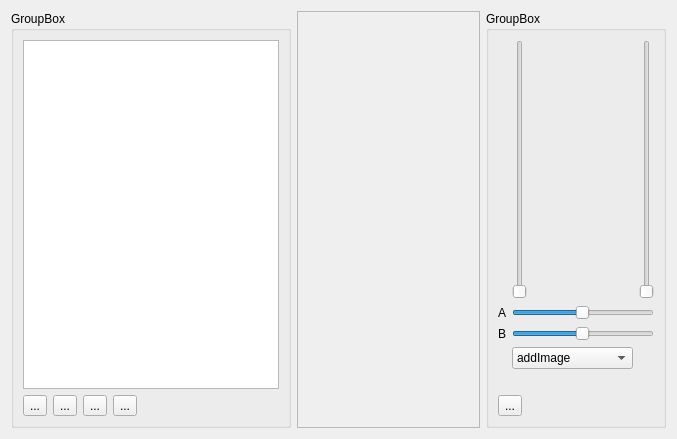
<?xml version="1.0" encoding="UTF-8"?>
<ui version="4.0">
 <class>DealView</class>
 <widget class="QWidget" name="DealView">
  <property name="geometry">
   <rect>
    <x>0</x>
    <y>0</y>
    <width>677</width>
    <height>439</height>
   </rect>
  </property>
  <property name="windowTitle">
   <string>Form</string>
  </property>
  <layout class="QGridLayout" name="gridLayout_3">
   <item row="0" column="0">
    <widget class="QGroupBox" name="groupBox_2">
     <property name="title">
      <string>GroupBox</string>
     </property>
     <layout class="QGridLayout" name="gridLayout">
      <item row="0" column="0" colspan="6">
       <widget class="QListWidget" name="listWidget">
        <property name="minimumSize">
         <size>
          <width>150</width>
          <height>0</height>
         </size>
        </property>
       </widget>
      </item>
      <item row="1" column="2">
       <widget class="QToolButton" name="btnReset">
        <property name="text">
         <string>...</string>
        </property>
        <property name="icon">
         <iconset>
          <normaloff>:/icon/reset.png</normaloff>:/icon/reset.png</iconset>
        </property>
       </widget>
      </item>
      <item row="1" column="1">
       <widget class="QToolButton" name="btnDel">
        <property name="text">
         <string>...</string>
        </property>
        <property name="icon">
         <iconset>
          <normaloff>:/icon/file_del.png</normaloff>:/icon/file_del.png</iconset>
        </property>
       </widget>
      </item>
      <item row="1" column="0">
       <widget class="QToolButton" name="btnAdd">
        <property name="text">
         <string>...</string>
        </property>
        <property name="icon">
         <iconset>
          <normaloff>:/icon/file_add.png</normaloff>:/icon/file_add.png</iconset>
        </property>
       </widget>
      </item>
      <item row="1" column="4">
       <spacer name="horizontalSpacer">
        <property name="orientation">
         <enum>Qt::Horizontal</enum>
        </property>
        <property name="sizeHint" stdset="0">
         <size>
          <width>40</width>
          <height>20</height>
         </size>
        </property>
       </spacer>
      </item>
      <item row="1" column="3">
       <widget class="QToolButton" name="btnRefresh">
        <property name="text">
         <string>...</string>
        </property>
        <property name="icon">
         <iconset>
          <normaloff>:/icon/file_refresh.png</normaloff>:/icon/file_refresh.png</iconset>
        </property>
       </widget>
      </item>
     </layout>
    </widget>
   </item>
   <item row="0" column="1">
    <widget class="QScrollArea" name="scrollArea">
     <property name="sizePolicy">
      <sizepolicy hsizetype="Expanding" vsizetype="Expanding">
       <horstretch>3</horstretch>
       <verstretch>0</verstretch>
      </sizepolicy>
     </property>
     <property name="widgetResizable">
      <bool>true</bool>
     </property>
     <widget class="QWidget" name="scrollAreaWidgetContents">
      <property name="geometry">
       <rect>
        <x>0</x>
        <y>0</y>
        <width>110</width>
        <height>410</height>
       </rect>
      </property>
     </widget>
    </widget>
   </item>
   <item row="0" column="2">
    <widget class="QGroupBox" name="groupBox">
     <property name="title">
      <string>GroupBox</string>
     </property>
     <layout class="QGridLayout" name="gridLayout_2">
      <item row="2" column="0">
       <widget class="QLabel" name="label_2">
        <property name="text">
         <string>B</string>
        </property>
       </widget>
      </item>
      <item row="0" column="1">
       <widget class="QSlider" name="verticalSlider">
        <property name="orientation">
         <enum>Qt::Vertical</enum>
        </property>
       </widget>
      </item>
      <item row="2" column="1" colspan="2">
       <widget class="QSlider" name="horizontalSlider_2">
        <property name="minimum">
         <number>1</number>
        </property>
        <property name="maximum">
         <number>100</number>
        </property>
        <property name="value">
         <number>50</number>
        </property>
        <property name="orientation">
         <enum>Qt::Horizontal</enum>
        </property>
       </widget>
      </item>
      <item row="5" column="0" colspan="2">
       <widget class="QToolButton" name="btnRun">
        <property name="text">
         <string>...</string>
        </property>
        <property name="icon">
         <iconset>
          <normaloff>:/icon/run_opencv.png</normaloff>:/icon/run_opencv.png</iconset>
        </property>
       </widget>
      </item>
      <item row="3" column="1">
       <widget class="QComboBox" name="comboBox">
        <item>
         <property name="text">
          <string>addImage</string>
         </property>
        </item>
        <item>
         <property name="text">
          <string>Edge</string>
         </property>
        </item>
        <item>
         <property name="text">
          <string>Seamless_Color</string>
         </property>
        </item>
        <item>
         <property name="text">
          <string>Seamless_Mask</string>
         </property>
        </item>
        <item>
         <property name="text">
          <string>New Item</string>
         </property>
        </item>
       </widget>
      </item>
      <item row="1" column="1" colspan="2">
       <widget class="QSlider" name="horizontalSlider">
        <property name="minimum">
         <number>1</number>
        </property>
        <property name="maximum">
         <number>100</number>
        </property>
        <property name="value">
         <number>50</number>
        </property>
        <property name="orientation">
         <enum>Qt::Horizontal</enum>
        </property>
       </widget>
      </item>
      <item row="0" column="2">
       <widget class="QSlider" name="verticalSlider_2">
        <property name="orientation">
         <enum>Qt::Vertical</enum>
        </property>
       </widget>
      </item>
      <item row="1" column="0">
       <widget class="QLabel" name="label">
        <property name="sizePolicy">
         <sizepolicy hsizetype="Fixed" vsizetype="Preferred">
          <horstretch>0</horstretch>
          <verstretch>0</verstretch>
         </sizepolicy>
        </property>
        <property name="text">
         <string>A</string>
        </property>
       </widget>
      </item>
      <item row="4" column="1">
       <widget class="QLabel" name="label_msg">
        <property name="text">
         <string/>
        </property>
       </widget>
      </item>
     </layout>
    </widget>
   </item>
  </layout>
 </widget>
 <resources/>
 <connections/>
</ui>
